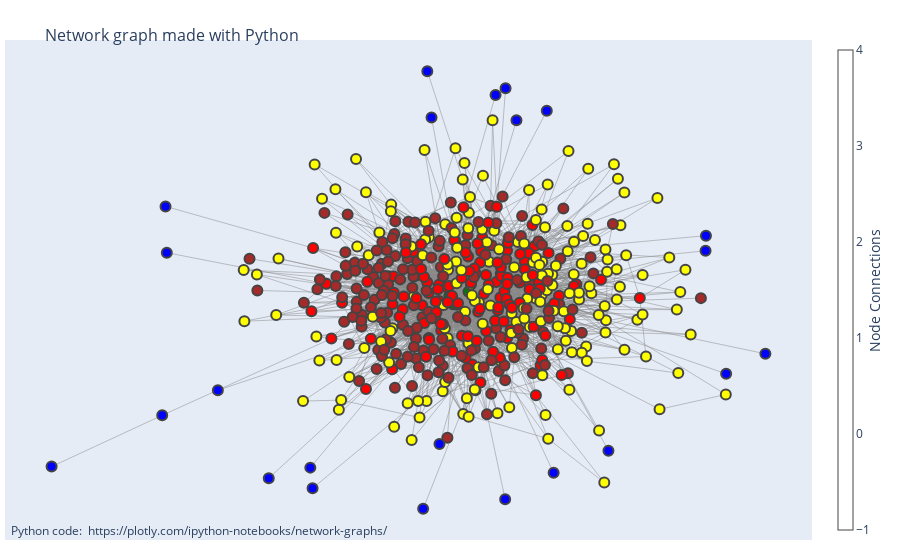

Notebook code for this chart:
### Code cell
for edge in G.edges():
    x0, y0 = G.nodes[edge[0]]['pos']
    x1, y1 = G.nodes[edge[1]]['pos']
    edge_x.append(x0)
    edge_x.append(x1)
    edge_x.append(None)
    edge_y.append(y0)
    edge_y.append(y1)
    edge_y.append(None)

edge_trace = go.Scatter(
    x=edge_x, y=edge_y,
    line=dict(width=0.5, color='#888'),
    hoverinfo='none',
    mode='lines')

node_x = []
node_y = []
for node in G.nodes():
    x, y = G.nodes[node]['pos']
    node_x.append(x)
    node_y.append(y)

node_trace = go.Scatter(
    x=node_x, y=node_y,
    mode='markers',
    hoverinfo='text',
    marker=dict(
        showscale=True,
        # colorscale options
        #'Greys' | 'YlGnBu' | 'Greens' | 'YlOrRd' | 'Bluered' | 'RdBu' |
        #'Reds' | 'Blues' | 'Picnic' | 'Rainbow' | 'Portland' | 'Jet' |
        #'Hot' | 'Blackbody' | 'Earth' | 'Electric' | 'Viridis' |
        colorscale='YlGnBu',
        reversescale=True,
        color=[],
        size=10,
        colorbar=dict(
            thickness=15,
            title='Node Connections',
            xanchor='left',
            titleside='right'
        ),
        line_width=2))
node_trace.marker.color = [colordict[color] for color in realcolors5]
node_trace.text = realpalabras
fig = go.Figure(data=[edge_trace, node_trace],
             layout=go.Layout(
                title='<br>Network graph made with Python',
                titlefont_size=16,
                showlegend=False,
                hovermode='closest',
                margin=dict(b=20,l=5,r=5,t=40),
                annotations=[ dict(
                    text="Python code: <a href='https://plotly.com/ipython-notebooks/network-graphs/'> https://plotly.com/ipython-notebooks/network-graphs/</a>",
                    showarrow=False,
                    xref="paper", yref="paper",
                    x=0.005, y=-0.002 ) ],
                xaxis=dict(showgrid=False, zeroline=False, showticklabels=False),
                yaxis=dict(showgrid=False, zeroline=False, showticklabels=False))
                )
fig.show()
'''
nx.draw(thisNetwork, with_labels=False, pos=nx.kamada_kawai_layout(thisNetwork), node_color=colorset, edge_color="tab:gray"); 
ax = plt.gca()
ax.set_aspect("equal"); 
legend_elements=[]
for color in set(colorset):
    tc=colorsinverse2[color]
    legend_elements.append(Line2D([0],[0],marker = 'o',
        color = color, label = f'{tc}'))

ax.legend(handles=legend_elements, loc = 'upper right')
#legend_elements = []
plt.show()
'''

### Figure 1 — Plotly figure (JSON) as saved in the notebook; plotly's stock layout.template omitted (floating-point values rounded to 4 significant figures; data arrays with more than 128 entries replaced by an {"elided": "..."} marker saying what was removed)
{"data": [{"hoverinfo": "none", "line": {"color": "#888", "width": 0.5}, "mode": "lines", "type": "scatter", "x": {"elided": "8556 float values"}, "y": {"elided": "8556 float values"}}, {"hoverinfo": "text", "marker": {"color": {"elided": "494 str values"}, "colorbar": {"thickness": 15, "title": {"side": "right", "text": "Node Connections"}, "xanchor": "left"}, "colorscale": [[0, "rgb(255,255,217)"], [0.125, "rgb(237,248,177)"], [0.25, "rgb(199,233,180)"], [0.375, "rgb(127,205,187)"], [0.5, "rgb(65,182,196)"], [0.625, "rgb(29,145,192)"], [0.75, "rgb(34,94,168)"], [0.875, "rgb(37,52,148)"], [1, "rgb(8,29,88)"]], "line": {"width": 2}, "reversescale": true, "showscale": true, "size": 10}, "mode": "markers", "text": {"elided": "494 str values"}, "type": "scatter", "x": {"elided": "494 float values"}, "y": {"elided": "494 float values"}}], "layout": {"annotations": [{"showarrow": false, "text": "Python code: <a href='https://plotly.com/ipython-notebooks/network-graphs/'> https://plotly.com/ipython-notebooks/network-graphs/</a>", "x": 0.005, "xref": "paper", "y": -0.002, "yref": "paper"}], "hovermode": "closest", "margin": {"b": 20, "l": 5, "r": 5, "t": 40}, "showlegend": false, "title": {"font": {"size": 16}, "text": "<br>Network graph made with Python"}, "xaxis": {"showgrid": false, "showticklabels": false, "zeroline": false}, "yaxis": {"showgrid": false, "showticklabels": false, "zeroline": false}}}
